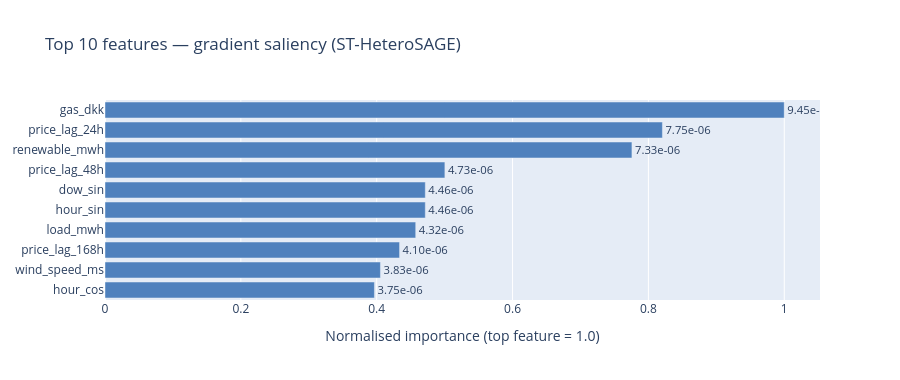
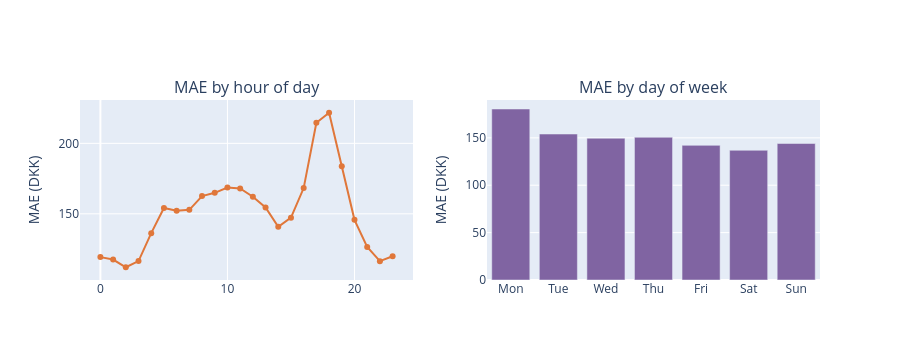

The notebook cell these images were saved under, in order:
### Markdown cell above
### 8.3 Interpretability — feature importance and error patterns

### Code cell
interp = load_json("artifacts_hetero/st_interpretability.json")
fi = pd.DataFrame(interp["feature_importance"]).set_index("feature")

# Feature importance — horizontal bar (Plotly)
top = fi.head(10).iloc[::-1]
max_imp = top["importance"].max()
fig = go.Figure(go.Bar(
    y=top.index.tolist(), x=(top["importance"] / max_imp).tolist(),
    orientation='h', marker_color='#4f81bd',
    text=[f"{v:.2e}" for v in top["importance"].tolist()], textposition='outside',
))
fig.update_layout(
    title="Top 10 features — gradient saliency (ST-HeteroSAGE)",
    xaxis_title="Normalised importance (top feature = 1.0)",
    height=380,
)
fig.show()

# Error by hour of day and day of week (side-by-side Plotly)
ebt = interp.get("error_by_time", {})
hod = {int(k): v for k, v in ebt.get("hour_of_day", {}).items()}
dow = ebt.get("day_of_week", {})
order_dow = ["Mon","Tue","Wed","Thu","Fri","Sat","Sun"]

fig = make_subplots(rows=1, cols=2, subplot_titles=("MAE by hour of day", "MAE by day of week"))
if hod:
    hours = sorted(hod)
    fig.add_trace(go.Scatter(
        x=hours, y=[hod[h] for h in hours], mode='lines+markers',
        line=dict(color='#e0773a', width=2), marker=dict(size=6), name='MAE by hour',
    ), row=1, col=1)
if dow:
    days_present = [d for d in order_dow if d in dow]
    fig.add_trace(go.Bar(
        x=days_present, y=[dow[d] for d in days_present],
        marker_color='#8064a2', name='MAE by day',
    ), row=1, col=2)
fig.update_yaxes(title_text="MAE (DKK)")
fig.update_layout(height=360, showlegend=False)
fig.show()

if hod:
    wh = max(hod, key=hod.get); bh = min(hod, key=hod.get)
    print(f"Worst hour: {wh:02d}:00 ({hod[wh]:.1f} DKK)  Best hour: {bh:02d}:00 ({hod[bh]:.1f} DKK)")
if dow:
    wd = max(dow, key=dow.get); bd = min(dow, key=dow.get)
    print(f"Worst day:  {wd} ({dow[wd]:.1f} DKK)  Best day:  {bd} ({dow[bd]:.1f} DKK)")

### Figure 1 — Plotly figure (JSON) as saved in the notebook; plotly's stock layout.template omitted (floating-point values rounded to 4 significant figures)
{"data": [{"marker": {"color": "#4f81bd"}, "orientation": "h", "text": ["3.75e-06", "3.83e-06", "4.10e-06", "4.32e-06", "4.46e-06", "4.46e-06", "4.73e-06", "7.33e-06", "7.75e-06", "9.45e-06"], "textposition": "outside", "type": "bar", "x": [0.3967, 0.4055, 0.4337, 0.4574, 0.4716, 0.4716, 0.5004, 0.7758, 0.8206, 1.0], "y": ["hour_cos", "wind_speed_ms", "price_lag_168h", "load_mwh", "hour_sin", "dow_sin", "price_lag_48h", "renewable_mwh", "price_lag_24h", "gas_dkk"]}], "layout": {"height": 380, "title": {"text": "Top 10 features — gradient saliency (ST-HeteroSAGE)"}, "xaxis": {"title": {"text": "Normalised importance (top feature = 1.0)"}}}}

### Figure 2 — Plotly figure (JSON) as saved in the notebook; plotly's stock layout.template omitted (floating-point values rounded to 4 significant figures)
{"data": [{"line": {"color": "#e0773a", "width": 2}, "marker": {"size": 6}, "mode": "lines+markers", "name": "MAE by hour", "type": "scatter", "x": [0, 1, 2, 3, 4, 5, 6, 7, 8, 9, 10, 11, 12, 13, 14, 15, 16, 17, 18, 19, 20, 21, 22, 23], "xaxis": "x", "y": [119.2, 117.5, 112.0, 116.4, 136.2, 154.1, 152.2, 152.8, 162.6, 164.9, 168.6, 168.0, 162.1, 154.5, 140.8, 147.2, 168.3, 214.7, 221.7, 183.8, 145.7, 126.4, 116.3, 119.9], "yaxis": "y"}, {"marker": {"color": "#8064a2"}, "name": "MAE by day", "type": "bar", "x": ["Mon", "Tue", "Wed", "Thu", "Fri", "Sat", "Sun"], "xaxis": "x2", "y": [180.4, 154.0, 149.6, 150.6, 142.1, 136.9, 144.0], "yaxis": "y2"}], "layout": {"annotations": [{"font": {"size": 16}, "showarrow": false, "text": "MAE by hour of day", "x": 0.225, "xanchor": "center", "xref": "paper", "y": 1.0, "yanchor": "bottom", "yref": "paper"}, {"font": {"size": 16}, "showarrow": false, "text": "MAE by day of week", "x": 0.775, "xanchor": "center", "xref": "paper", "y": 1.0, "yanchor": "bottom", "yref": "paper"}], "height": 360, "showlegend": false, "xaxis": {"anchor": "y", "domain": [0.0, 0.45]}, "xaxis2": {"anchor": "y2", "domain": [0.55, 1.0]}, "yaxis": {"anchor": "x", "domain": [0.0, 1.0], "title": {"text": "MAE (DKK)"}}, "yaxis2": {"anchor": "x2", "domain": [0.0, 1.0], "title": {"text": "MAE (DKK)"}}}}
